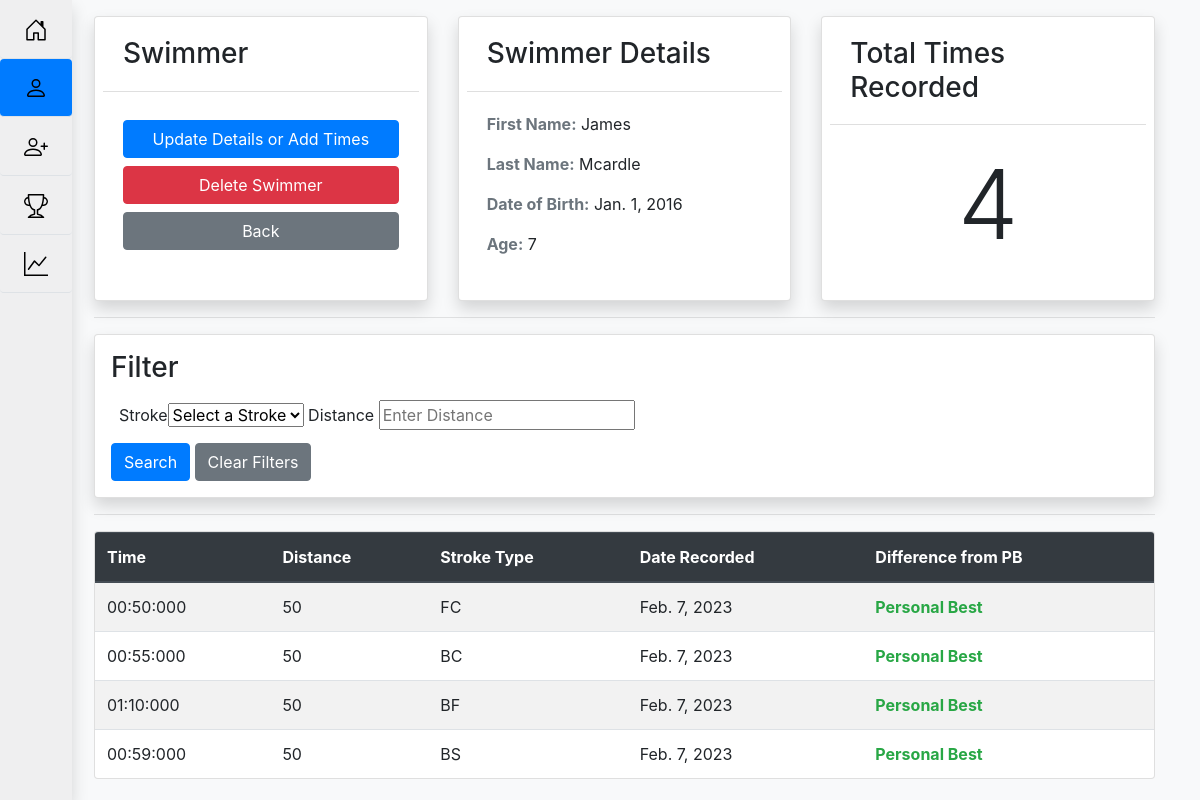
Page /swimmer/detail/140/ on the committed database.
### home/models.py (models this page shows, shortened)
class Swimmer(models.Model):
    first_name = models.CharField('First Name',max_length=50)
    last_name = models.CharField('Last Name',max_length=50)
    dob = models.DateField("Date Of Birth", default = datetime.date(2010,1,1))
    @property
    def get_age(self):
        today = date.today()
        age = today.year - self.dob.year
        return age

class SwimmingInfo(models.Model):
    FRONTCRAWL = 'FC'
    BACKCRAWL = 'BC'
    BUTTERFLY = 'BF'
    BREASTSTROKE = 'BS'
    MEDLEY = 'IM'
    strokeTypes = [
    (FRONTCRAWL,'Front Crawl'),
    (BACKCRAWL,'Back Crawl'),
    (BUTTERFLY,'Butterfly'),
    (BREASTSTROKE,'Breaststroke'),
    (MEDLEY, 'Medley')
    ]
    distance = models.PositiveIntegerField(_('Distance'),null = False, default=50)
    strokeType = models.CharField(_('Stroke Type'),max_length=20, choices=strokeTypes, default=FRONTCRAWL)
    class Meta:
        abstract = True

class SwimTime(SwimmingInfo):
    swimmer =models.ForeignKey(Swimmer, on_delete=models.CASCADE)
    time = models.DurationField(_('Time'), default= timedelta(minutes=1, seconds=1, milliseconds=10))
    date = models.DateField(_('Date Recorded'),default = timezone.now)
    def get_time(self):
        return format_time(self.time)
    def find_difference(self):
        personal_best = PersonalBest.objects.get(
                swimmer= self.swimmer,
                swim_time__strokeType= self.strokeType,
                swim_time__distance= self.distance
            )
        pbTime = personal_best.swim_time.time
        if pbTime == self.time :
            return False
        else:
            difference = self.time - pbTime
            return format_time(difference)

### home/views.py (the view)
# urls.py: path('swimmer/detail/<int:pk>/',views.SwimmerDetailView.as_view(), name = 'detail'),
class SwimmerDetailView(generic.DetailView):
    model = Swimmer
    def get_context_data(self, **kwargs):
        context= super().get_context_data(**kwargs)
        context['swimTimes']=self.get_child_objects()
        return context
    def get_child_objects(self):
        swimmer_object = self.get_object()
        times_objects = swimmer_object.swimtime_set.all()
        if self.request.method == 'GET':
            strokeType = self.request.GET.get("strokeType")
            distance = self.request.GET.get("distance")
            if not strokeType and not distance:
                strokeType=""
                distance=""
            times_objects = times_objects.filter(
            Q(strokeType__icontains=strokeType)&Q(distance__icontains=distance))
        return times_objects

### home/models.py (called while the page is built)
def format_time(time):
        secs , microseconds = time.seconds, time.microseconds
        mins = secs//60
        secs = secs-(mins*60)
        millisecs  = microseconds/1000
        return "{:02}:{:02}:{:03}".format(int(mins),int(secs),int(millisecs))

### home/templates/home/swimmer_detail.html (shortened to what this page needs)
{% extends "home/master.html" %}
{% load static %}
{% block nav_item_swimmer_list %}active{% endblock nav_item_swimmer_list %}
{% block main %}
<div class="container main">
    <div class="card-deck">
        <div class="card shadow p-2">
            <div class="card-header bg-white">
                <h3>Swimmer</h3>
            </div>
            <div class="card-body">
                <a class="btn btn-primary mt-2 w-100" href="{% url 'home:update' swimmer.id %}">Update Details or Add
                    Times</a>
                    <button type="button" class="btn btn-danger mt-2 w-100" data-toggle="modal"
                    data-target="#deleteModal{{swimmer.pk}}">
                    Delete Swimmer
                </button>
                <a class="btn-secondary btn mt-2 w-100" href="{%url 'home:swimmers' %}">Back</a>
            </div>
        </div>
        <div class="card shadow p-2">
            <div class="card-header bg-white">
                <h3>Swimmer Details</h3>
            </div>
            <div class="card-body">
                <p><b class="text-secondary">First Name:</b> {{ swimmer.first_name }}</p>
                <p><b class="text-secondary">Last Name:</b> {{ swimmer.last_name }}</p>
                <p><b class="text-secondary">Date of Birth:</b> {{ swimmer.dob }}</p>
                <p><b class="text-secondary">Age:</b> {{swimmer.get_age}}</p>
            </div>
        </div>
        <div class="card shadow p-2 ">
            <div class="card-header bg-white">
                <h3>Total Times Recorded</h3>
            </div>
            <div class="card-body align-items-center d-flex justify-content-center">
                <h1 class="display-1">{{swimmer.swimtime_set.count}}</h1>
            </div>
        </div>
    </div>
    <hr>
    <div class="card shadow p-3">
        <h3>Filter</h3>
        <form action="{% url 'home:detail' swimmer.id %}" method="get">
            <div class="p-2">
                <label for="strokeType">Stroke </label><select id="strokeType" name="strokeType">
                    <option value="">Select a Stroke</option>
                </select>
                <label for="distance">Distance </label>
                <input name="distance" type="number" placeholder="Enter Distance">
            </div>
            <button type="submit" class="btn-primary btn">Search</button>
            <a class="btn-secondary btn" href="{%url 'home:detail' swimmer.id%}">Clear Filters</a>
        </form>
    </div>
    <hr>
    <div class="card table-responsive">
        {%if swimTimes.count > 0%}
        <table class="table card-body table-striped mb-0">
            <thead class="thead-dark">
                <tr>
                    <th class="sortable">Time</th>
                    <th>Distance</th>
                    <th>Stroke Type</th>
                    <th>Date Recorded</th>
                    <th>Difference from PB</th>
                </tr>
            </thead>
            <tbody>
                {% for t in swimTimes %}
                <tr>
                    <td>{{t.get_time}}</td>
                    <td>{{t.distance}}</td>
                    <td>{{t.strokeType}}</td>
                    <td>{{t.date}}</td>
                    <td>
                        {%if t.find_difference%}
                            <span class="text-danger">+{{t.find_difference}}</span>
                        {%else%}
                            <b class="text-success">Personal Best</b>
                        {%endif%}
                    </td>
                </tr>
                {%endfor%}
            </tbody>
        </table>
        {%else%}
        <p class="p-3 text-center">Sorry, there are no swim times matching the filters you entered.
            <br>Please try again with different filters.</p>
        {%endif%}
    </div>
</div>
{% endblock main %}

### home/static/home/css/style.css (style rules this page uses)
.main { padding-left: 4rem; padding-top: 1rem; }

### home/templates/home/master.html (style rules this page uses)
@media (min-width:769px) { .main { padding-left: 4rem !important; } }

### rows in the picture
Swimmer: first_name "James", last_name "Mcardle", dob "Jan. 1, 2016", get_age "7", swimtime_set.count "4"
SwimTime: get_time "00:50:000", distance "50", strokeType "FC", date "Feb. 7, 2023", shows "Personal Best"
SwimTime: get_time "00:55:000", distance "50", strokeType "BC", date "Feb. 7, 2023", shows "Personal Best"
SwimTime: get_time "01:10:000", distance "50", strokeType "BF", date "Feb. 7, 2023", shows "Personal Best"
SwimTime: get_time "00:59:000", distance "50", strokeType "BS", date "Feb. 7, 2023", shows "Personal Best"
